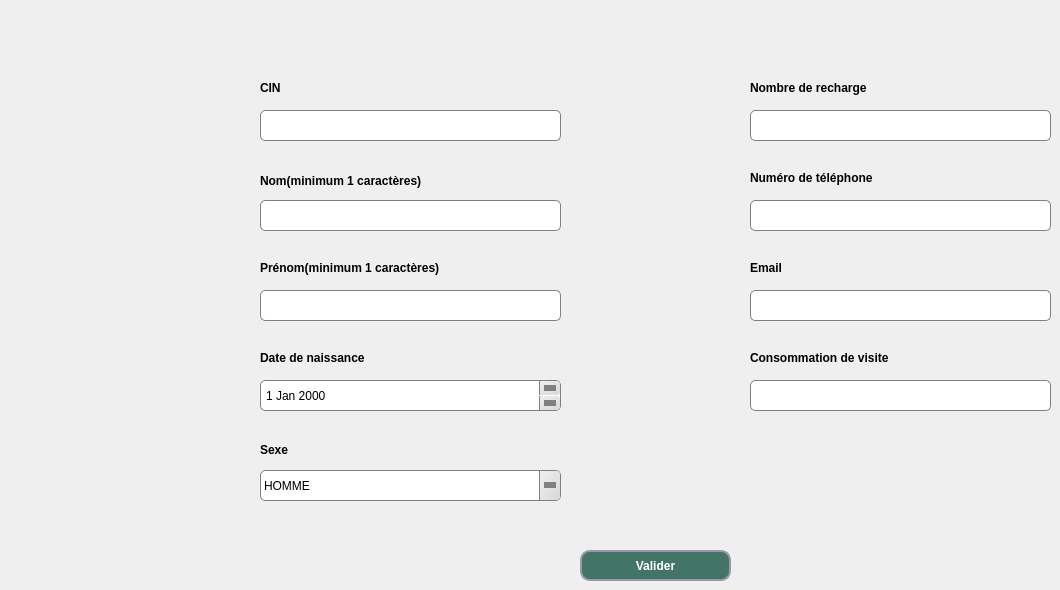
     <widget class="QWidget" name="tabWidget">
      <attribute name="title">
       <string>Ajouter client</string>
      </attribute>
      <widget class="QLabel" name="label">
       <property name="geometry">
        <rect>
         <x>540</x>
         <y>130</y>
         <width>56</width>
         <height>16</height>
        </rect>
       </property>
       <property name="text">
        <string/>
       </property>
      </widget>
      <widget class="QLabel" name="label_11">
       <property name="geometry">
        <rect>
         <x>260</x>
         <y>170</y>
         <width>241</width>
         <height>21</height>
        </rect>
       </property>
       <property name="font">
        <font>
         <pointsize>9</pointsize>
         <weight>75</weight>
         <bold>true</bold>
        </font>
       </property>
       <property name="text">
        <string>Nom(minimum 1 caractères)</string>
       </property>
      </widget>
      <widget class="QLineEdit" name="lineEdit_Nom">
       <property name="geometry">
        <rect>
         <x>260</x>
         <y>200</y>
         <width>301</width>
         <height>31</height>
        </rect>
       </property>
       <property name="styleSheet">
        <string notr="true">QLineEdit {
    background: qlineargradient(x1:0, y1:0, x2:1, y2:0,
        stop:0 #E1E1E1, stop: 0.4 #DDDDDD,
        stop: 0.5 #D8D8D8, stop: 1.0 #D3D3D3);
    border: 1px solid gray;
    border-radius: 5px;
    padding: 1px 18px 1px 3px;
}
QLineEdit::down-arrow {
    width: 0;
    height: 0;
    border-style: solid;
    border-width: 6px 6px 0 6px;
    border-color: gray transparent transparent transparent;
}
QLineEdit::drop-down {
    subcontrol-origin: padding;
    subcontrol-position: top right;
    width: 20px;
    border-left-width: 1px;
    border-left-color: gray;
    border-left-style: solid;
    border-top-right-radius: 3px;
    border-bottom-right-radius: 3px;
    background: qlineargradient(x1: 0, y1: 0, x2: 1, y2: 1, stop: 0 #f0f0f0, stop: 1 #d8d8d8);

}
QLineEdit::hover {
    background: #d0d0d0;
}

QLineEdit::pressed {
    background: #c8c8c8;
}</string>
       </property>
      </widget>
      <widget class="QLabel" name="label_12">
       <property name="geometry">
        <rect>
         <x>260</x>
         <y>260</y>
         <width>311</width>
         <height>16</height>
        </rect>
       </property>
       <property name="font">
        <font>
         <pointsize>9</pointsize>
         <weight>75</weight>
         <bold>true</bold>
        </font>
       </property>
       <property name="text">
        <string>Prénom(minimum 1 caractères)</string>
       </property>
      </widget>
      <widget class="QLineEdit" name="lineEdit_Prenom">
       <property name="geometry">
        <rect>
         <x>260</x>
         <y>290</y>
         <width>301</width>
         <height>31</height>
        </rect>
       </property>
       <property name="styleSheet">
        <string notr="true">QLineEdit {
    background: qlineargradient(x1:0, y1:0, x2:1, y2:0,
        stop:0 #E1E1E1, stop: 0.4 #DDDDDD,
        stop: 0.5 #D8D8D8, stop: 1.0 #D3D3D3);
    border: 1px solid gray;
    border-radius: 5px;
    padding: 1px 18px 1px 3px;
}
QLineEdit::down-arrow {
    width: 0;
    height: 0;
    border-style: solid;
    border-width: 6px 6px 0 6px;
    border-color: gray transparent transparent transparent;
}
QLineEdit::drop-down {
    subcontrol-origin: padding;
    subcontrol-position: top right;
    width: 20px;
    border-left-width: 1px;
    border-left-color: gray;
    border-left-style: solid;
    border-top-right-radius: 3px;
    border-bottom-right-radius: 3px;
    background: qlineargradient(x1: 0, y1: 0, x2: 1, y2: 1, stop: 0 #f0f0f0, stop: 1 #d8d8d8);

}
QLineEdit::hover {
    background: #d0d0d0;
}

QLineEdit::pressed {
    background: #c8c8c8;
}</string>
       </property>
      </widget>
      <widget class="QLabel" name="label_13">
       <property name="geometry">
        <rect>
         <x>260</x>
         <y>440</y>
         <width>231</width>
         <height>20</height>
        </rect>
       </property>
       <property name="font">
        <font>
         <pointsize>9</pointsize>
         <weight>75</weight>
         <bold>true</bold>
        </font>
       </property>
       <property name="text">
        <string>Sexe</string>
       </property>
      </widget>
      <widget class="QLabel" name="label_15">
       <property name="geometry">
        <rect>
         <x>750</x>
         <y>80</y>
         <width>191</width>
         <height>16</height>
        </rect>
       </property>
       <property name="font">
        <font>
         <pointsize>9</pointsize>
         <weight>75</weight>
         <bold>true</bold>
        </font>
       </property>
       <property name="text">
        <string>Nombre de recharge</string>
       </property>
      </widget>
      <widget class="QLineEdit" name="lineEdit_NbrR">
       <property name="geometry">
        <rect>
         <x>750</x>
         <y>110</y>
         <width>301</width>
         <height>31</height>
        </rect>
       </property>
       <property name="styleSheet">
        <string notr="true">QLineEdit {
    background: qlineargradient(x1:0, y1:0, x2:1, y2:0,
        stop:0 #E1E1E1, stop: 0.4 #DDDDDD,
        stop: 0.5 #D8D8D8, stop: 1.0 #D3D3D3);
    border: 1px solid gray;
    border-radius: 5px;
    padding: 1px 18px 1px 3px;
}
QLineEdit::down-arrow {
    width: 0;
    height: 0;
    border-style: solid;
    border-width: 6px 6px 0 6px;
    border-color: gray transparent transparent transparent;
}
QLineEdit::drop-down {
    subcontrol-origin: padding;
    subcontrol-position: top right;
    width: 20px;
    border-left-width: 1px;
    border-left-color: gray;
    border-left-style: solid;
    border-top-right-radius: 3px;
    border-bottom-right-radius: 3px;
    background: qlineargradient(x1: 0, y1: 0, x2: 1, y2: 1, stop: 0 #f0f0f0, stop: 1 #d8d8d8);

}
QLineEdit::hover {
    background: #d0d0d0;
}

QLineEdit::pressed {
    background: #c8c8c8;
}</string>
       </property>
      </widget>
      <widget class="QLabel" name="label_16">
       <property name="geometry">
        <rect>
         <x>750</x>
         <y>260</y>
         <width>56</width>
         <height>16</height>
        </rect>
       </property>
       <property name="font">
        <font>
         <pointsize>9</pointsize>
         <weight>75</weight>
         <bold>true</bold>
        </font>
       </property>
       <property name="text">
        <string>Email</string>
       </property>
      </widget>
      <widget class="QLineEdit" name="lineEdit_Email">
       <property name="geometry">
        <rect>
         <x>750</x>
         <y>290</y>
         <width>301</width>
         <height>31</height>
        </rect>
       </property>
       <property name="styleSheet">
        <string notr="true">QLineEdit {
    background: qlineargradient(x1:0, y1:0, x2:1, y2:0,
        stop:0 #E1E1E1, stop: 0.4 #DDDDDD,
        stop: 0.5 #D8D8D8, stop: 1.0 #D3D3D3);
    border: 1px solid gray;
    border-radius: 5px;
    padding: 1px 18px 1px 3px;
}
QLineEdit::down-arrow {
    width: 0;
    height: 0;
    border-style: solid;
    border-width: 6px 6px 0 6px;
    border-color: gray transparent transparent transparent;
}
QLineEdit::drop-down {
    subcontrol-origin: padding;
    subcontrol-position: top right;
    width: 20px;
    border-left-width: 1px;
    border-left-color: gray;
    border-left-style: solid;
    border-top-right-radius: 3px;
    border-bottom-right-radius: 3px;
    background: qlineargradient(x1: 0, y1: 0, x2: 1, y2: 1, stop: 0 #f0f0f0, stop: 1 #d8d8d8);

}
QLineEdit::hover {
    background: #d0d0d0;
}

QLineEdit::pressed {
    background: #c8c8c8;
}
</string>
       </property>
      </widget>
      <widget class="QLabel" name="label_18">
       <property name="geometry">
        <rect>
         <x>750</x>
         <y>350</y>
         <width>191</width>
         <height>16</height>
        </rect>
       </property>
       <property name="font">
        <font>
         <pointsize>9</pointsize>
         <weight>75</weight>
         <bold>true</bold>
        </font>
       </property>
       <property name="text">
        <string>Consommation de visite</string>
       </property>
      </widget>
      <widget class="QPushButton" name="ajoutC">
       <property name="geometry">
        <rect>
         <x>580</x>
         <y>550</y>
         <width>151</width>
         <height>31</height>
        </rect>
       </property>
       <property name="font">
        <font>
         <pointsize>9</pointsize>
         <weight>75</weight>
         <bold>true</bold>
        </font>
       </property>
       <property name="styleSheet">
        <string notr="true">QPushButton{
 background: rgb(66, 117, 102);
border-radius:10px;
border-style:solid;
border-width:2px;
border-color:#9999aa;
color:white;
}
QPushButton:enabled{
 background: rgb(66, 117, 102);
color:white;
}

QPushButton:pressed{
 background: qlineargradient(spread:pad, x1:0.5, y1:0.0342727, x2:0.5, y2:1, stop:0 rgba(0, 255, 255, 255), stop:1 rgba(255, 255, 255, 255));
color:#fffffe;
}

QPushButton:hover:!pressed{
 background:   rgb(221,222,217);
color:#0c2f70;
}

QPushButton:disabled{
background:rgb(66, 117, 102);
color:#ffffff;
}</string>
       </property>
       <property name="text">
        <string>Valider</string>
       </property>
      </widget>
      <widget class="QLabel" name="label_31">
       <property name="geometry">
        <rect>
         <x>750</x>
         <y>170</y>
         <width>171</width>
         <height>16</height>
        </rect>
       </property>
       <property name="font">
        <font>
         <pointsize>9</pointsize>
         <weight>75</weight>
         <bold>true</bold>
        </font>
       </property>
       <property name="text">
        <string>Numéro de téléphone</string>
       </property>
      </widget>
      <widget class="QLineEdit" name="lineEdit_NumTel">
       <property name="geometry">
        <rect>
         <x>750</x>
         <y>200</y>
         <width>301</width>
         <height>31</height>
        </rect>
       </property>
       <property name="styleSheet">
        <string notr="true">QLineEdit {
    background: qlineargradient(x1:0, y1:0, x2:1, y2:0,
        stop:0 #E1E1E1, stop: 0.4 #DDDDDD,
        stop: 0.5 #D8D8D8, stop: 1.0 #D3D3D3);
    border: 1px solid gray;
    border-radius: 5px;
    padding: 1px 18px 1px 3px;
}
QLineEdit::down-arrow {
    width: 0;
    height: 0;
    border-style: solid;
    border-width: 6px 6px 0 6px;
    border-color: gray transparent transparent transparent;
}
QLineEdit::drop-down {
    subcontrol-origin: padding;
    subcontrol-position: top right;
    width: 20px;
    border-left-width: 1px;
    border-left-color: gray;
    border-left-style: solid;
    border-top-right-radius: 3px;
    border-bottom-right-radius: 3px;
    background: qlineargradient(x1: 0, y1: 0, x2: 1, y2: 1, stop: 0 #f0f0f0, stop: 1 #d8d8d8);

}
QLineEdit::hover {
    background: #d0d0d0;
}

QLineEdit::pressed {
    background: #c8c8c8;
}</string>
       </property>
      </widget>
      <widget class="QLabel" name="label_17">
       <property name="geometry">
        <rect>
         <x>260</x>
         <y>80</y>
         <width>56</width>
         <height>16</height>
        </rect>
       </property>
       <property name="font">
        <font>
         <pointsize>9</pointsize>
         <weight>75</weight>
         <bold>true</bold>
        </font>
       </property>
       <property name="text">
        <string>CIN</string>
       </property>
      </widget>
      <widget class="QLineEdit" name="lineEdit_Cin">
       <property name="geometry">
        <rect>
         <x>260</x>
         <y>110</y>
         <width>301</width>
         <height>31</height>
        </rect>
       </property>
       <property name="styleSheet">
        <string notr="true">QLineEdit {
    background: qlineargradient(x1:0, y1:0, x2:1, y2:0,
        stop:0 #E1E1E1, stop: 0.4 #DDDDDD,
        stop: 0.5 #D8D8D8, stop: 1.0 #D3D3D3);
    border: 1px solid gray;
    border-radius: 5px;
    padding: 1px 18px 1px 3px;
}
QLineEdit::down-arrow {
    width: 0;
    height: 0;
    border-style: solid;
    border-width: 6px 6px 0 6px;
    border-color: gray transparent transparent transparent;
}
QLineEdit::drop-down {
    subcontrol-origin: padding;
    subcontrol-position: top right;
    width: 20px;
    border-left-width: 1px;
    border-left-color: gray;
    border-left-style: solid;
    border-top-right-radius: 3px;
    border-bottom-right-radius: 3px;
    background: qlineargradient(x1: 0, y1: 0, x2: 1, y2: 1, stop: 0 #f0f0f0, stop: 1 #d8d8d8);

}
QLineEdit::hover {
    background: #d0d0d0;
}

QLineEdit::pressed {
    background: #c8c8c8;
}</string>
       </property>
      </widget>
      <widget class="QLineEdit" name="lineEdit_Cons">
       <property name="geometry">
        <rect>
         <x>750</x>
         <y>380</y>
         <width>301</width>
         <height>31</height>
        </rect>
       </property>
       <property name="styleSheet">
        <string notr="true">QLineEdit {
    background: qlineargradient(x1:0, y1:0, x2:1, y2:0,
        stop:0 #E1E1E1, stop: 0.4 #DDDDDD,
        stop: 0.5 #D8D8D8, stop: 1.0 #D3D3D3);
    border: 1px solid gray;
    border-radius: 5px;
    padding: 1px 18px 1px 3px;
}
QLineEdit::down-arrow {
    width: 0;
    height: 0;
    border-style: solid;
    border-width: 6px 6px 0 6px;
    border-color: gray transparent transparent transparent;
}
QLineEdit::drop-down {
    subcontrol-origin: padding;
    subcontrol-position: top right;
    width: 20px;
    border-left-width: 1px;
    border-left-color: gray;
    border-left-style: solid;
    border-top-right-radius: 3px;
    border-bottom-right-radius: 3px;
    background: qlineargradient(x1: 0, y1: 0, x2: 1, y2: 1, stop: 0 #f0f0f0, stop: 1 #d8d8d8);

}
QLineEdit::hover {
    background: #d0d0d0;
}

QLineEdit::pressed {
    background: #c8c8c8;
}
</string>
       </property>
      </widget>
      <widget class="QLabel" name="label_103">
       <property name="geometry">
        <rect>
         <x>260</x>
         <y>350</y>
         <width>221</width>
         <height>16</height>
        </rect>
       </property>
       <property name="font">
        <font>
         <pointsize>9</pointsize>
         <weight>75</weight>
         <bold>true</bold>
        </font>
       </property>
       <property name="text">
        <string>Date de naissance</string>
       </property>
      </widget>
      <widget class="QComboBox" name="comboBox">
       <property name="geometry">
        <rect>
         <x>260</x>
         <y>470</y>
         <width>301</width>
         <height>31</height>
        </rect>
       </property>
       <property name="styleSheet">
        <string notr="true">QComboBox {
    background: qlineargradient(x1:0, y1:0, x2:1, y2:0,
        stop:0 #E1E1E1, stop: 0.4 #DDDDDD,
        stop: 0.5 #D8D8D8, stop: 1.0 #D3D3D3);
    border: 1px solid gray;
    border-radius: 5px;
    padding: 1px 18px 1px 3px;
}

QComboBox::drop-down {
    subcontrol-origin: padding;
    subcontrol-position: top right;
    width: 20px;
    border-left-width: 1px;
    border-left-color: gray;
    border-left-style: solid;
    border-top-right-radius: 3px;
    border-bottom-right-radius: 3px;
    background: qlineargradient(x1: 0, y1: 0, x2: 1, y2: 1, stop: 0 #f0f0f0, stop: 1 #d8d8d8);

}
QComboBox::down-arrow {
    width: 0;
    height: 0;
    border-style: solid;
    border-width: 6px 6px 0 6px;
    border-color: gray transparent transparent transparent;
}






QComboBox::hover {
    background: #d0d0d0;
}

QComboBox::pressed {
    background: #c8c8c8;
}</string>
       </property>
       <item>
        <property name="text">
         <string>HOMME</string>
        </property>
       </item>
       <item>
        <property name="text">
         <string>FEMME</string>
        </property>
       </item>
      </widget>
      <widget class="QDateEdit" name="dateEdit">
       <property name="geometry">
        <rect>
         <x>260</x>
         <y>380</y>
         <width>301</width>
         <height>31</height>
        </rect>
       </property>
       <property name="styleSheet">
        <string notr="true">QDateEdit {
    background: qlineargradient(x1:0, y1:0, x2:1, y2:0,
        stop:0 #E1E1E1, stop: 0.4 #DDDDDD,
        stop: 0.5 #D8D8D8, stop: 1.0 #D3D3D3);
    border: 1px solid gray;
    border-radius: 5px;
    padding: 1px 18px 1px 3px;
}

QDateEdit::up-button {
    subcontrol-origin: padding;
    border-left-color: gray;
    width: 20px;
    border-left-style: solid;
    subcontrol-position: top right;
    border-down-width: 1px;
    border-left-width: 1px;
    border-top-right-radius: 3px;
    border-bottom-right-radius: 3px;
    background: qlineargradient(x1: 0, y1: 0, x2: 1, y2: 1, stop: 0 #f0f0f0, stop: 1 #d8d8d8);
}

QDateEdit::down-button {
    subcontrol-position: bottom right;
    subcontrol-origin: padding;
    border-left-color: gray;
    width: 20px;
    border-left-width: 1px;
    border-up-width: 1px;
    border-left-style: solid;
    border-top-right-radius: 3px;
    border-bottom-right-radius: 3px;
    background: qlineargradient(x1: 0, y1: 0, x2: 1, y2: 1, stop: 0 #f0f0f0, stop: 1 #d8d8d8);
}

QDateEdit::up-button:hover, QDateEdit::down-button:hover {
    background-color: #F0F0F0;
}


QDateEdit::up-arrow {
        width: 0;
    height: 0;
    border-style: solid;
    border-width: 6px 6px 0 6px;
    border-color: gray transparent transparent transparent;
}

QDateEdit::down-arrow {
    width: 0;
    height: 0;
    border-style: solid;
    border-width: 6px 6px 0 6px;
    border-color: gray transparent transparent transparent;
}

QDateEdit::hover {
    background: #d0d0d0;
}
QDateEdit::pressed {
    background: #c8c8c8;
}</string>
       </property>
      </widget>
     </widget>
